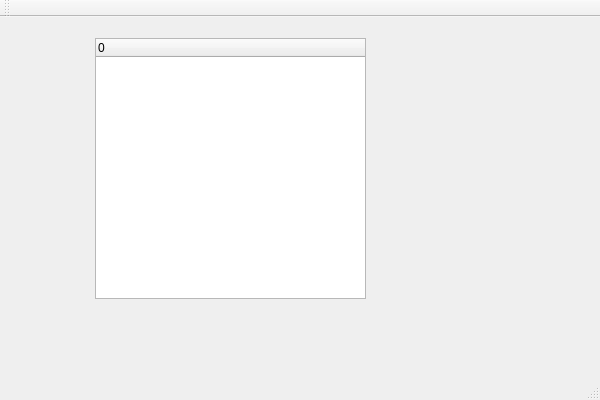
<?xml version="1.0" encoding="UTF-8"?>
<ui version="4.0">
 <class>QTreeWidget_QMapClass</class>
 <widget class="QMainWindow" name="QTreeWidget_QMapClass">
  <property name="geometry">
   <rect>
    <x>0</x>
    <y>0</y>
    <width>600</width>
    <height>400</height>
   </rect>
  </property>
  <property name="windowTitle">
   <string>QTreeWidget_QMap</string>
  </property>
  <widget class="QWidget" name="centralWidget">
   <widget class="QTreeWidget" name="treeWidget">
    <property name="geometry">
     <rect>
      <x>95</x>
      <y>21</y>
      <width>271</width>
      <height>261</height>
     </rect>
    </property>
    <column>
     <property name="text">
      <string>0</string>
     </property>
    </column>
   </widget>
  </widget>
  <widget class="QMenuBar" name="menuBar">
   <property name="geometry">
    <rect>
     <x>0</x>
     <y>0</y>
     <width>600</width>
     <height>23</height>
    </rect>
   </property>
  </widget>
  <widget class="QToolBar" name="mainToolBar">
   <attribute name="toolBarArea">
    <enum>TopToolBarArea</enum>
   </attribute>
   <attribute name="toolBarBreak">
    <bool>false</bool>
   </attribute>
  </widget>
  <widget class="QStatusBar" name="statusBar"/>
 </widget>
 <layoutdefault spacing="6" margin="11"/>
 <resources>
  <include location="QTreeWidget_QMap.qrc"/>
 </resources>
 <connections/>
</ui>
